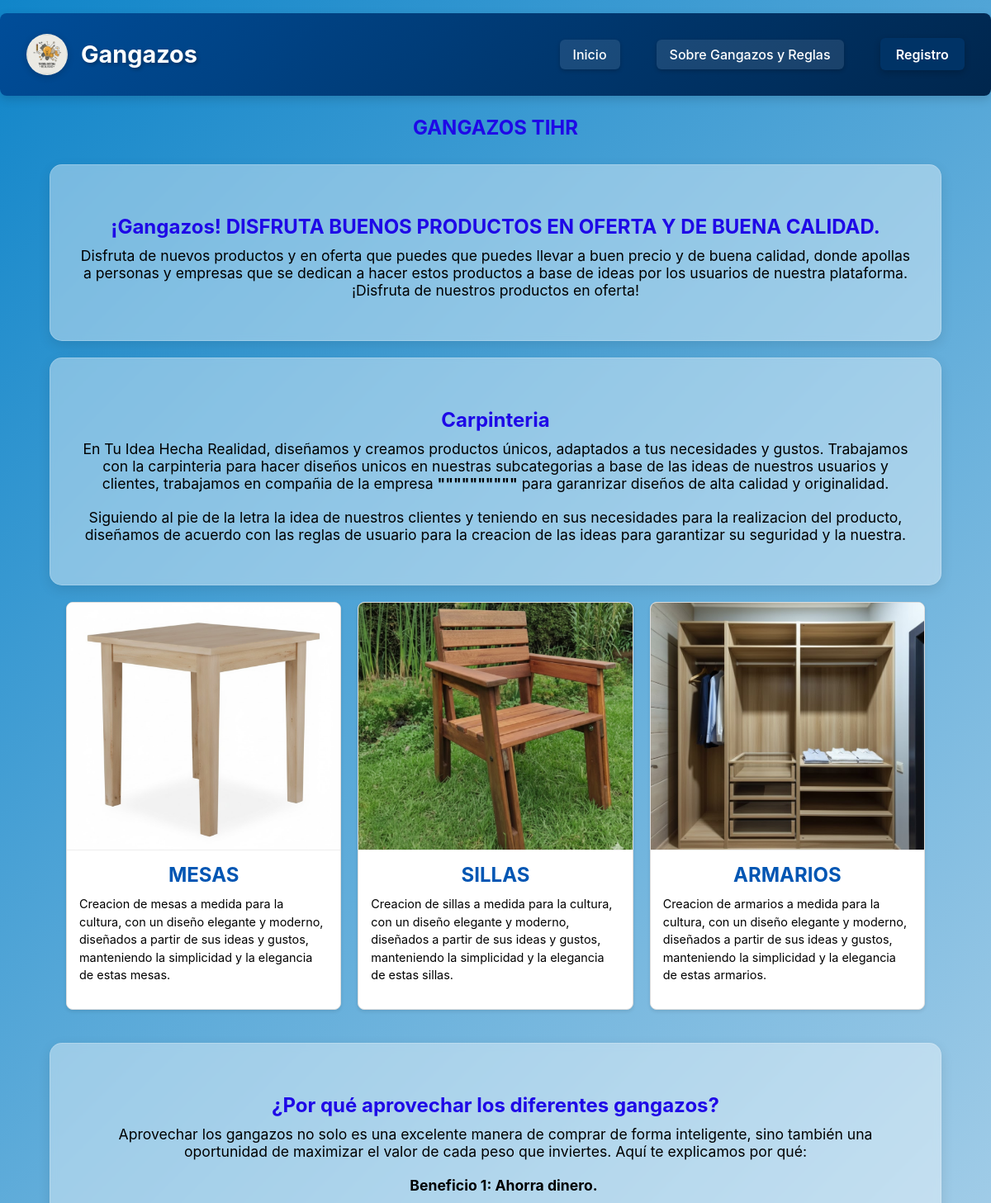
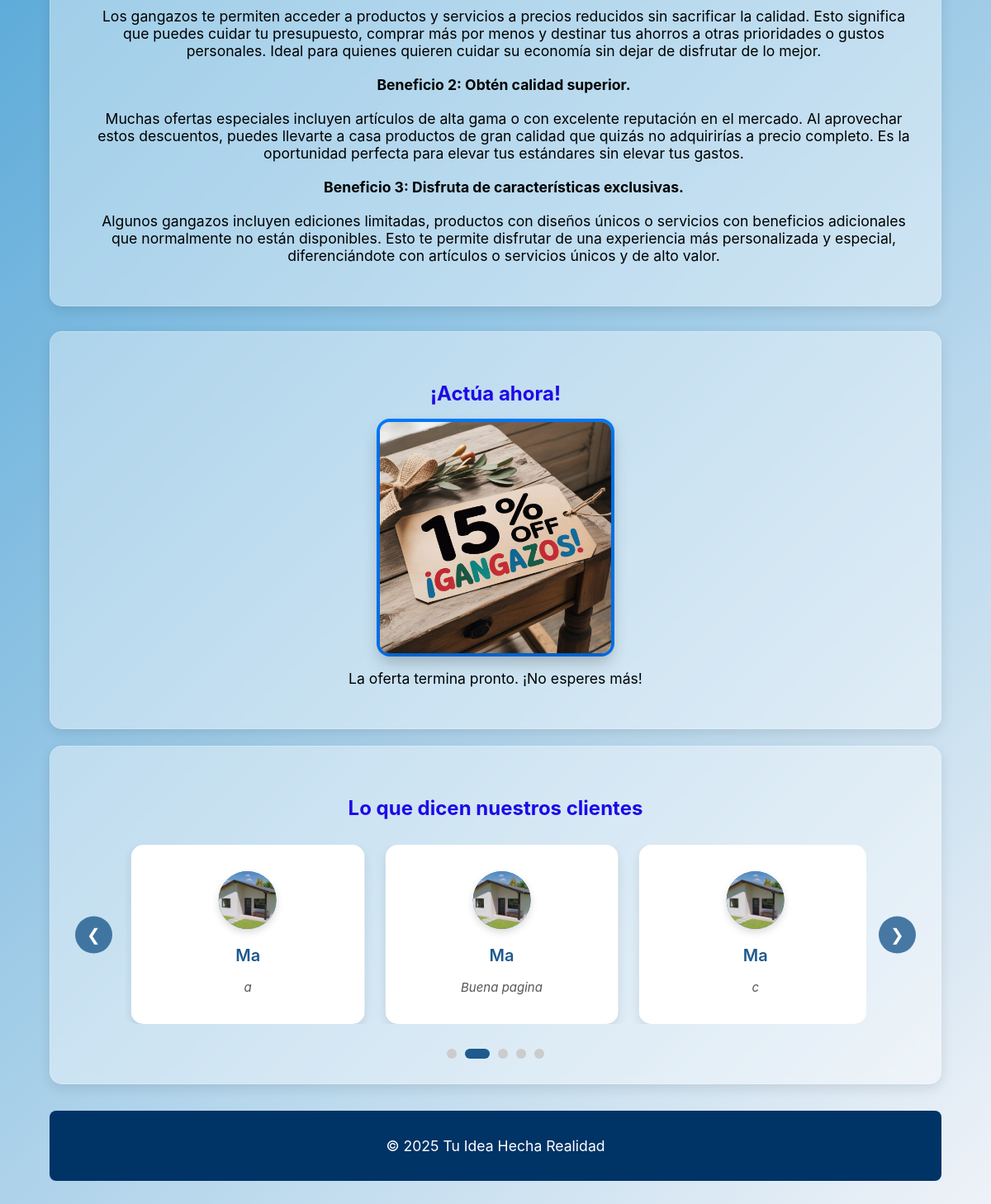
The page / on the database its author committed (2 pictures, top to bottom).
### core/models.py (models this page shows, shortened)
class Comentario(models.Model):
    ESTADO_CHOICES = [
        ('pendiente', 'Pendiente'),
        ('aprobado', 'Aprobado'),
        ('rechazado', 'Rechazado'),
    ]
    usuario = models.ForeignKey(UserClientes, on_delete=models.CASCADE, related_name='comentarios')
    contenido = models.TextField(max_length=500)
    fecha_creacion = models.DateTimeField(auto_now_add=True)
    fecha_modificacion = models.DateTimeField(auto_now=True)
    estado = models.CharField(max_length=20, choices=ESTADO_CHOICES, default='pendiente')
    fecha_aprobacion = models.DateTimeField(null=True, blank=True)
    class Meta:
        ordering = ['-fecha_creacion']

class UserClientes(models.Model):
    usernameCliente = models.CharField(max_length=100, unique=True)
    passwordCliente = models.CharField(max_length=100)
    email = models.CharField(max_length=100)
    is_active = models.BooleanField(default=True)
    last_modified = models.DateTimeField(auto_now=True)
    status_changed_at = models.DateTimeField(null=True, blank=True)
    foto_perfil = models.ImageField(upload_to='uploads/perfiles/', blank=True, null=True)
    nombre_completo = models.CharField(max_length=200, blank=True, null=True)
    telefono = models.CharField(max_length=20, blank=True, null=True)
    direccion = models.CharField(max_length=300, blank=True, null=True)
    ciudad = models.CharField(max_length=100, blank=True, null=True)
    departamento = models.CharField(max_length=100, blank=True, null=True)
    codigo_postal = models.CharField(max_length=10, blank=True, null=True)

### core/views.py (the view)
# urls.py: 2. Add a URL to urlpatterns:  path('', views.home, name='home')
def home(request):
    from django.db.models import Case, When, IntegerField
    comentarios = Comentario.objects.annotate(
        orden_estado=Case(
            When(estado='aprobado', then=1),
            When(estado='rechazado', then=3),
            When(estado='pendiente', then=2),
            output_field=IntegerField(),
        )
    ).order_by('orden_estado', '-fecha_aprobacion', '-fecha_creacion')[:10]
    context = {
        'comentarios': comentarios,
    }
    return render(request, "core/home.html", context)

### core/context_processors.py (called while the page is built, shortened)
def idea_notifications(request):
    username_cliente = request.session.get('usernameCliente')
    username_empresa = request.session.get('usernameEmpresa')
    has_notif = False
    try:
        if username_cliente:
            has_notif = MensajeIdea.objects.filter(
                idea__autor=username_cliente,
                remitente_tipo='empresa',
                leido=False
            ).exists()
    except Exception as e:
        print(f"Error en idea_notifications: {str(e)}")
        has_notif = False
    return {
        'has_idea_notifications': has_notif
    }

### core/templates/core/home.html (shortened to what this page needs)
<!DOCTYPE html>
<html lang="es">
<head>
    {% load static %}
    <link rel="stylesheet" href="{% static 'core/css/styles.css' %}">
</head>
<body class="landing-page">
    <nav class="landing-navbar">
        <div class="landing-nav-container">
            <div class="landing-nav-logo">
                <img src="{% static 'core/img/Gemini_Generated_Image_tzay6utzay6utzay.jfif' %}" alt="Logo" width="50" height="50">
                <span>Gangazos</span>
            </div>
            <ul class="landing-nav-menu">
                <li><a href="{% url 'home' %}">Inicio</a></li>
                <li><a href="{% url 'reglas' %}">Sobre Gangazos y Reglas</a></li>
                <li><a href="{% url 'registro' %}" class="btn-registro">Registro</a></li>
            </ul>
        </div>
    </nav>
    <div class="main-content-wrapper">
    <section>
        <div>
            <h2>GANGAZOS TIHR</h2>
            <br>
        </div>
        <section class="seccion-at">
        <div>
            <h2>¡Gangazos! DISFRUTA BUENOS PRODUCTOS EN OFERTA Y DE BUENA CALIDAD.</h2>
            <P>Disfruta de nuevos productos y en oferta que puedes que puedes llevar a buen precio
                y de buena calidad, donde apollas a personas y empresas que se dedican a hacer estos productos a base
                de ideas por los usuarios de nuestra plataforma. ¡Disfruta de nuestros productos en oferta!</P>
        </div>
        </section>
        <br>
        <section class="seccion-at">
        <div>
            <h2>Carpinteria</h2>
            <p>En Tu Idea Hecha Realidad, diseñamos y creamos productos únicos, adaptados a tus necesidades y gustos. Trabajamos con la carpinteria
                para hacer diseños unicos en nuestras subcategorias a base de las ideas de nuestros usuarios y clientes, trabajamos en compañia de la
                empresa <b>""""""""""</b> para garanrizar diseños de alta calidad y originalidad.</p>
            <p>Siguiendo al pie de la letra la idea de nuestros clientes y teniendo en sus necesidades para la realizacion del producto, diseñamos de
                acuerdo con las reglas de usuario para la creacion de las ideas para garantizar su seguridad y la nuestra.</p>
        </div>
        </section>
        <div class="contenedor-articulos" id="contenedorArticulos">
        <div class="articulo">
            <img src="{% static 'core/img/Mesa.jpg' %}" alt="Imagen del Producto 1">
            <div class="contenido-articulo">
                <h3>MESAS</h3>
                <p>Creacion de mesas a medida para la cultura, con un diseño elegante y moderno, diseñados a partir de sus ideas y gustos,
                    manteniendo la simplicidad y la elegancia de estas mesas.</p>
            </div>
        </div>
        <div class="articulo">
            <img src="{% static 'core/img/Sillas.jpg' %}" alt="Imagen del Producto 2">
            <div class="contenido-articulo">
                <h3>SILLAS</h3>
                <p>Creacion de sillas a medida para la cultura, con un diseño elegante y moderno, diseñados a partir de sus ideas y gustos,
                    manteniendo la simplicidad y la elegancia de estas sillas.</p>
            </div>
        </div>
        <div class="articulo">
            <img src="{% static 'core/img/Armario.jpg' %}" alt="Imagen del Producto 3">
            <div class="contenido-articulo">
                <h3>ARMARIOS</h3>
                <p>Creacion de armarios a medida para la cultura, con un diseño elegante y moderno, diseñados a partir de sus ideas y gustos,
                    manteniendo la simplicidad y la elegancia de estas armarios.</p>
            </div>
        </div>
    </div>
    </section>
<br>
    <section>
        <section class="seccion-at">
        <div>
            <h2>¿Por qué aprovechar los diferentes gangazos?</h2>
            <p>Aprovechar los gangazos no solo es una excelente manera de comprar de forma inteligente,
                sino también una oportunidad de maximizar el valor de cada peso que inviertes. Aquí te explicamos por qué:</p>
            <ul>
                <li><p><b>Beneficio 1: Ahorra dinero.</b></p>
                <li><p>Los gangazos te permiten acceder a productos y servicios a precios reducidos sin sacrificar la calidad.
                    Esto significa que puedes cuidar tu presupuesto, comprar más por menos y destinar tus ahorros a otras prioridades
                    o gustos personales. Ideal para quienes quieren cuidar su economía sin dejar de disfrutar de lo mejor.</p></li>
                </li>
                <li><p><b>Beneficio 2: Obtén calidad superior.</b></p>
                <li><p>Muchas ofertas especiales incluyen artículos de alta gama o con excelente reputación en el mercado. Al aprovechar
                    estos descuentos, puedes llevarte a casa productos de gran calidad que quizás no adquirirías a precio completo. Es la
                    oportunidad perfecta para elevar tus estándares sin elevar tus gastos.</p></li>
                </li>
                <li><p><b>Beneficio 3: Disfruta de características exclusivas.</b></p>
                <li><p>Algunos gangazos incluyen ediciones limitadas, productos con diseños únicos o servicios con beneficios adicionales
                    que normalmente no están disponibles. Esto te permite disfrutar de una experiencia más personalizada y especial,
                    diferenciándote con artículos o servicios únicos y de alto valor.</p></li>
                </li>
            </ul>
        </div>
        </section>
    </section>
    <section>
        <section class="seccion-at">
            <div class=".div">
                <h2>¡Actúa ahora!</h2>
            <div class="imagen-oferta">
                <img src="{% static 'core/img/Descuento.jfif' %}" alt="Descuentos" height="200" width="200">
            </div>
            <p>La oferta termina pronto. ¡No esperes más!</p>
            </div>
        </section>
    </section>
    <br>
    <section class="comments-section">
        <section class="seccion-at">
        <div class="container">
            <div class="row">
                    <h2 style="text-align: center; margin-bottom: 30px;">Lo que dicen nuestros clientes</h2>
                    <div class="carousel-comentarios-container">
                        <button class="carousel-btn prev-btn" onclick="moveComentariosCarousel(-1)">❮</button>
                        <div class="carousel-comentarios-wrapper">
                            <div class="carousel-comentarios-track" id="comentariosTrack">
                                {% for comentario in comentarios %}
                                <div class="comentario-landing-card carousel-item">
                                    <div class="comentario-landing-avatar">
                                        {% if comentario.usuario.foto_perfil %}
                                            <img src="{{ comentario.usuario.foto_perfil.url }}" alt="{{ comentario.usuario.usernameCliente }}" style="width: 100%; height: 100%; object-fit: cover; border-radius: 50%;">
                                        {% else %}
                                            {{ comentario.usuario.usernameCliente|first|upper }}
                                        {% endif %}
                                    </div>
                                    <h5 class="comentario-landing-nombre">{{ comentario.usuario.usernameCliente }}</h5>
                                    <p class="comentario-landing-texto">{{ comentario.contenido }}</p>
                                </div>
                                {% endfor %}
                            </div>
                        </div>
                        <button class="carousel-btn next-btn" onclick="moveComentariosCarousel(1)">❯</button>
                    </div>
                    <div class="carousel-indicators" id="comentariosIndicators"></div>
        </section>
    </section>
    <footer>
        <p>&copy; 2025 Tu Idea Hecha Realidad</p>
    </footer>
</div>
</body>
</html>

### rows shown on the page
Comentario: usuario.foto_perfil (picture), usuario.usernameCliente "Ma", contenido "a"
Comentario: usuario.foto_perfil (picture), usuario.usernameCliente "Ma", contenido "Buena pagina"
Comentario: usuario.foto_perfil (picture), usuario.usernameCliente "Ma", contenido "c"
